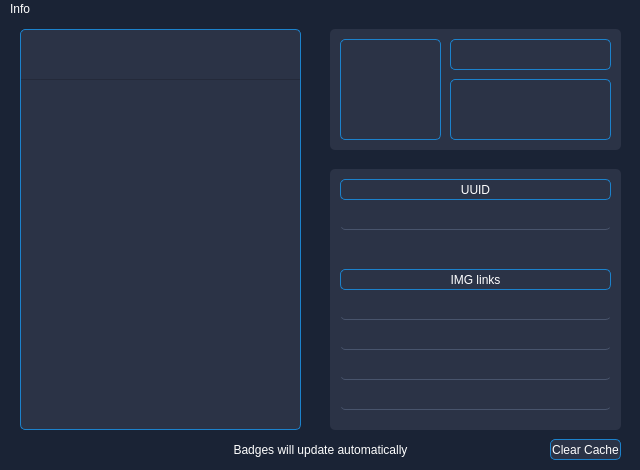
<?xml version="1.0" encoding="UTF-8"?>
<ui version="4.0">
 <class>TeamspeakBadgesViewerClass</class>
 <widget class="QMainWindow" name="TeamspeakBadgesViewerClass">
  <property name="geometry">
   <rect>
    <x>0</x>
    <y>0</y>
    <width>640</width>
    <height>470</height>
   </rect>
  </property>
  <property name="minimumSize">
   <size>
    <width>640</width>
    <height>470</height>
   </size>
  </property>
  <property name="maximumSize">
   <size>
    <width>640</width>
    <height>470</height>
   </size>
  </property>
  <property name="windowTitle">
   <string>Teamspeak Badges Parser</string>
  </property>
  <property name="windowIcon">
   <iconset resource="TeamspeakBadgesViewer.qrc">
    <normaloff>:/icon/resource/icon.png</normaloff>:/icon/resource/icon.png</iconset>
  </property>
  <property name="styleSheet">
   <string notr="true">background-color: rgb(26, 35, 53);
color: white;</string>
  </property>
  <widget class="QWidget" name="centralwidget">
   <property name="styleSheet">
    <string notr="true">#centralwidget QScrollBar:vertical {              
border: 0px solid white;
width:12px;
background: white;
}

#centralwidget QScrollBar::handle:vertical {
background: rgb(32, 47, 130);
min-height: 1px;
border: 2px solid white;
border-radius: 5px;
}

#centralwidget QLabel a {
text-decoration: none;
}</string>
   </property>
   <widget class="QTableWidget" name="badgesTable">
    <property name="geometry">
     <rect>
      <x>20</x>
      <y>10</y>
      <width>281</width>
      <height>401</height>
     </rect>
    </property>
    <property name="styleSheet">
     <string notr="true">QTableWidget{ 
background-color: rgb(43, 51, 70);
border: 1px solid #1c82cc;
border-radius: 5px;
}

/*#centralwidget QScrollBar:vertical {              
border: 0px solid white;
width:12px;
background: white;
}

#centralwidget QScrollBar::handle:vertical {
background: rgb(32, 47, 130);
min-height: 1px;
border: 2px solid white;
border-radius: 5px;
}*/
/*QScrollBar::add-page:vertical, QScrollBar::sub-page:vertical {background: none;}*/

</string>
    </property>
    <property name="editTriggers">
     <set>QAbstractItemView::NoEditTriggers</set>
    </property>
    <property name="selectionMode">
     <enum>QAbstractItemView::SingleSelection</enum>
    </property>
    <property name="selectionBehavior">
     <enum>QAbstractItemView::SelectRows</enum>
    </property>
    <property name="iconSize">
     <size>
      <width>24</width>
      <height>24</height>
     </size>
    </property>
    <property name="textElideMode">
     <enum>Qt::ElideNone</enum>
    </property>
    <property name="showGrid">
     <bool>true</bool>
    </property>
    <property name="wordWrap">
     <bool>true</bool>
    </property>
    <property name="cornerButtonEnabled">
     <bool>false</bool>
    </property>
    <property name="rowCount">
     <number>1</number>
    </property>
    <property name="columnCount">
     <number>1</number>
    </property>
    <attribute name="horizontalHeaderVisible">
     <bool>false</bool>
    </attribute>
    <attribute name="horizontalHeaderCascadingSectionResizes">
     <bool>false</bool>
    </attribute>
    <attribute name="horizontalHeaderMinimumSectionSize">
     <number>300</number>
    </attribute>
    <attribute name="horizontalHeaderDefaultSectionSize">
     <number>300</number>
    </attribute>
    <attribute name="horizontalHeaderHighlightSections">
     <bool>false</bool>
    </attribute>
    <attribute name="verticalHeaderVisible">
     <bool>false</bool>
    </attribute>
    <attribute name="verticalHeaderCascadingSectionResizes">
     <bool>false</bool>
    </attribute>
    <attribute name="verticalHeaderMinimumSectionSize">
     <number>50</number>
    </attribute>
    <attribute name="verticalHeaderDefaultSectionSize">
     <number>50</number>
    </attribute>
    <attribute name="verticalHeaderHighlightSections">
     <bool>true</bool>
    </attribute>
    <row/>
    <column/>
   </widget>
   <widget class="QPushButton" name="clearCacheBtn">
    <property name="geometry">
     <rect>
      <x>550</x>
      <y>420</y>
      <width>71</width>
      <height>21</height>
     </rect>
    </property>
    <property name="styleSheet">
     <string notr="true">background-color: rgb(43, 51, 70);
border: 1px solid #1c82cc;
border-radius: 5px;
color: white;</string>
    </property>
    <property name="text">
     <string>Clear Cache</string>
    </property>
   </widget>
   <widget class="QFrame" name="frame_2">
    <property name="geometry">
     <rect>
      <x>330</x>
      <y>10</y>
      <width>291</width>
      <height>121</height>
     </rect>
    </property>
    <property name="styleSheet">
     <string notr="true">background-color: rgb(43, 51, 70);
border-radius: 5px;</string>
    </property>
    <property name="frameShape">
     <enum>QFrame::StyledPanel</enum>
    </property>
    <property name="frameShadow">
     <enum>QFrame::Raised</enum>
    </property>
    <widget class="QLabel" name="iconaBadge">
     <property name="geometry">
      <rect>
       <x>10</x>
       <y>10</y>
       <width>101</width>
       <height>101</height>
      </rect>
     </property>
     <property name="styleSheet">
      <string notr="true">border: 1px solid #1c82cc;</string>
     </property>
     <property name="text">
      <string/>
     </property>
     <property name="alignment">
      <set>Qt::AlignCenter</set>
     </property>
    </widget>
    <widget class="QLabel" name="nomeBadge">
     <property name="geometry">
      <rect>
       <x>120</x>
       <y>10</y>
       <width>161</width>
       <height>31</height>
      </rect>
     </property>
     <property name="styleSheet">
      <string notr="true">border: 1px solid #1c82cc;
border-radius: 5px;</string>
     </property>
     <property name="text">
      <string>&lt;html&gt;&lt;head/&gt;&lt;body&gt;&lt;p&gt;&lt;br/&gt;&lt;/p&gt;&lt;/body&gt;&lt;/html&gt;</string>
     </property>
     <property name="textFormat">
      <enum>Qt::RichText</enum>
     </property>
     <property name="scaledContents">
      <bool>true</bool>
     </property>
     <property name="alignment">
      <set>Qt::AlignCenter</set>
     </property>
     <property name="textInteractionFlags">
      <set>Qt::NoTextInteraction</set>
     </property>
    </widget>
    <widget class="QLabel" name="descBadge">
     <property name="geometry">
      <rect>
       <x>120</x>
       <y>50</y>
       <width>161</width>
       <height>61</height>
      </rect>
     </property>
     <property name="styleSheet">
      <string notr="true">border: 1px solid #1c82cc;
border-radius: 5px;</string>
     </property>
     <property name="text">
      <string/>
     </property>
     <property name="alignment">
      <set>Qt::AlignCenter</set>
     </property>
     <property name="wordWrap">
      <bool>true</bool>
     </property>
    </widget>
   </widget>
   <widget class="QFrame" name="frame_4">
    <property name="geometry">
     <rect>
      <x>330</x>
      <y>150</y>
      <width>291</width>
      <height>261</height>
     </rect>
    </property>
    <property name="styleSheet">
     <string notr="true">background-color: rgb(43, 51, 70);
border-radius: 5px;</string>
    </property>
    <property name="frameShape">
     <enum>QFrame::StyledPanel</enum>
    </property>
    <property name="frameShadow">
     <enum>QFrame::Raised</enum>
    </property>
    <widget class="QLabel" name="uuid_text">
     <property name="geometry">
      <rect>
       <x>10</x>
       <y>10</y>
       <width>271</width>
       <height>21</height>
      </rect>
     </property>
     <property name="styleSheet">
      <string notr="true">border: 1px solid #1c82cc;
border-radius: 5px;
color: white;</string>
     </property>
     <property name="text">
      <string>UUID</string>
     </property>
     <property name="alignment">
      <set>Qt::AlignCenter</set>
     </property>
    </widget>
    <widget class="QLabel" name="uuidText">
     <property name="geometry">
      <rect>
       <x>10</x>
       <y>40</y>
       <width>271</width>
       <height>21</height>
      </rect>
     </property>
     <property name="styleSheet">
      <string notr="true">QLabel::hover{
 border-bottom: 1px solid #1c82cc;
 border-radius: 5px;
}
QLabel::!hover{
 border-bottom: 1px solid #48546c;
 border-radius: 5px;
}</string>
     </property>
     <property name="text">
      <string/>
     </property>
    </widget>
    <widget class="QLabel" name="img_text">
     <property name="geometry">
      <rect>
       <x>10</x>
       <y>100</y>
       <width>271</width>
       <height>21</height>
      </rect>
     </property>
     <property name="styleSheet">
      <string notr="true">border: 1px solid #1c82cc;
border-radius: 5px;
color: white;</string>
     </property>
     <property name="text">
      <string>IMG links</string>
     </property>
     <property name="alignment">
      <set>Qt::AlignCenter</set>
     </property>
    </widget>
    <widget class="QLabel" name="svgUrl">
     <property name="geometry">
      <rect>
       <x>10</x>
       <y>130</y>
       <width>271</width>
       <height>21</height>
      </rect>
     </property>
     <property name="styleSheet">
      <string notr="true">QLabel::hover{
 border-bottom: 1px solid #1c82cc;
 border-radius: 5px;
}
QLabel::!hover{
 border-bottom: 1px solid #48546c;
 border-radius: 5px;
}</string>
     </property>
     <property name="text">
      <string/>
     </property>
     <property name="openExternalLinks">
      <bool>true</bool>
     </property>
    </widget>
    <widget class="QLabel" name="detailsSvgUrl">
     <property name="geometry">
      <rect>
       <x>10</x>
       <y>160</y>
       <width>271</width>
       <height>21</height>
      </rect>
     </property>
     <property name="styleSheet">
      <string notr="true">QLabel::hover{
 border-bottom: 1px solid #1c82cc;
 border-radius: 5px;
}
QLabel::!hover{
 border-bottom: 1px solid #48546c;
 border-radius: 5px;
}</string>
     </property>
     <property name="text">
      <string/>
     </property>
     <property name="openExternalLinks">
      <bool>true</bool>
     </property>
    </widget>
    <widget class="QLabel" name="pngUrl">
     <property name="geometry">
      <rect>
       <x>10</x>
       <y>220</y>
       <width>271</width>
       <height>21</height>
      </rect>
     </property>
     <property name="styleSheet">
      <string notr="true">QLabel::hover{
 border-bottom: 1px solid #1c82cc;
 border-radius: 5px;
}
QLabel::!hover{
 border-bottom: 1px solid #48546c;
 border-radius: 5px;
}</string>
     </property>
     <property name="text">
      <string/>
     </property>
     <property name="openExternalLinks">
      <bool>true</bool>
     </property>
    </widget>
    <widget class="QLabel" name="detailsPngUrl">
     <property name="geometry">
      <rect>
       <x>10</x>
       <y>190</y>
       <width>271</width>
       <height>21</height>
      </rect>
     </property>
     <property name="styleSheet">
      <string notr="true">QLabel::hover{
 border-bottom: 1px solid #1c82cc;
 border-radius: 5px;
}
QLabel::!hover{
 border-bottom: 1px solid #48546c;
 border-radius: 5px;
}</string>
     </property>
     <property name="text">
      <string/>
     </property>
     <property name="openExternalLinks">
      <bool>true</bool>
     </property>
    </widget>
   </widget>
   <widget class="QLabel" name="statusMessage">
    <property name="geometry">
     <rect>
      <x>20</x>
      <y>420</y>
      <width>101</width>
      <height>21</height>
     </rect>
    </property>
    <property name="text">
     <string/>
    </property>
   </widget>
   <widget class="QLabel" name="label">
    <property name="geometry">
     <rect>
      <x>140</x>
      <y>420</y>
      <width>361</width>
      <height>21</height>
     </rect>
    </property>
    <property name="text">
     <string>Badges will update automatically</string>
    </property>
    <property name="alignment">
     <set>Qt::AlignCenter</set>
    </property>
   </widget>
  </widget>
  <widget class="QMenuBar" name="menuBar">
   <property name="geometry">
    <rect>
     <x>0</x>
     <y>0</y>
     <width>640</width>
     <height>21</height>
    </rect>
   </property>
   <widget class="QMenu" name="menuInfo">
    <property name="title">
     <string>Info</string>
    </property>
   </widget>
   <addaction name="menuInfo"/>
  </widget>
 </widget>
 <resources>
  <include location="TeamspeakBadgesViewer.qrc"/>
 </resources>
 <connections/>
</ui>
